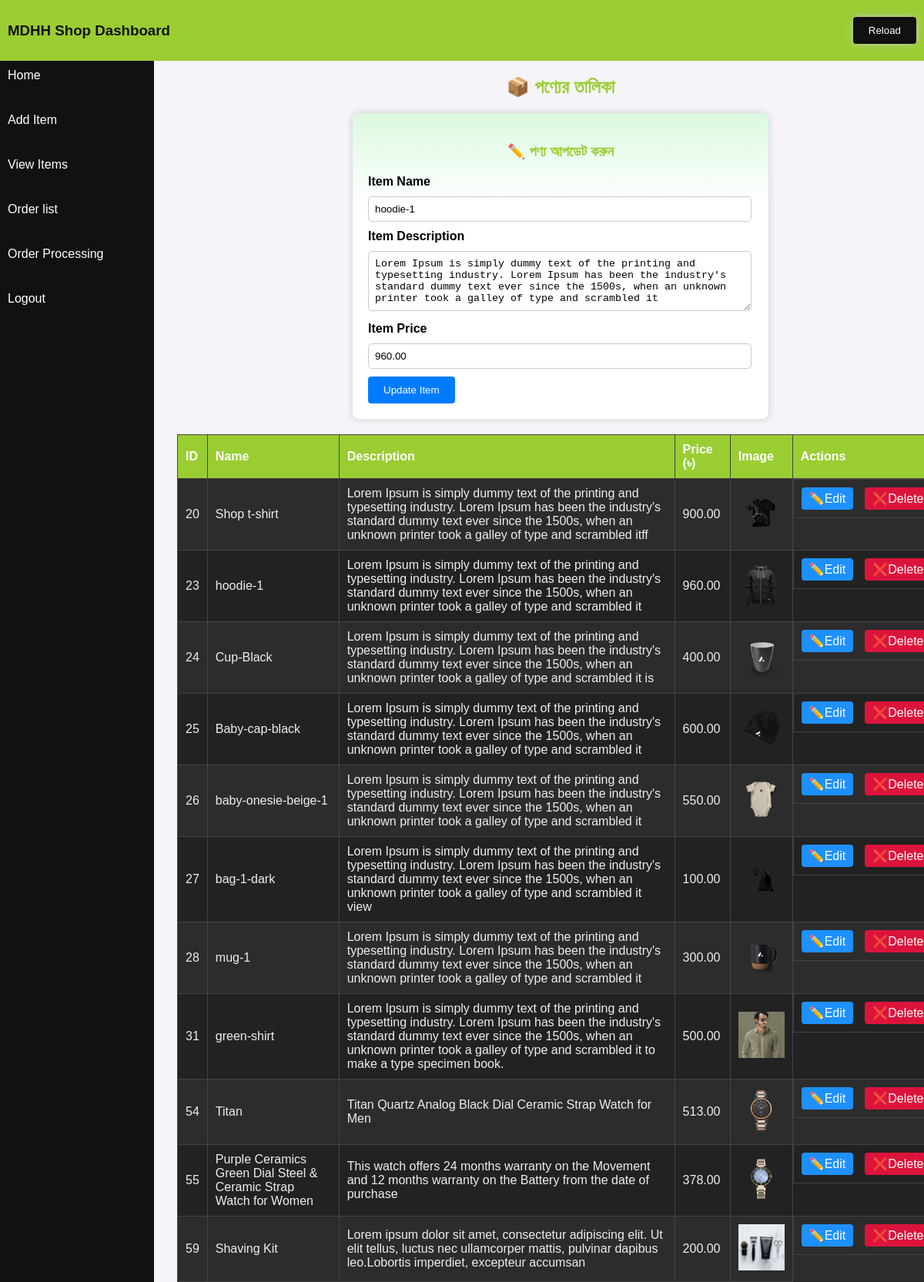
Page /backend/asset/view-item.php?edit=23 on the committed database.
### tables this page shows
CREATE TABLE `items` (
  `id` int(11) NOT NULL,
  `item_name` varchar(255) DEFAULT NULL,
  `item_description` text DEFAULT NULL,
  `item_price` decimal(10,2) DEFAULT NULL,
  `item_image` varchar(255) DEFAULT NULL
);

### backend/asset/view-item.php (the view, shortened to what this page needs)
<?php
include 'backend/connect.php';
$editItem = null;
if (isset($_GET['edit'])) {
    $editId = intval($_GET['edit']);
    $editResult = $conn->query("SELECT * FROM items WHERE id = $editId");
    if ($editResult->num_rows > 0) {
        $editItem = $editResult->fetch_assoc();
    }
}
?>
<!DOCTYPE html>
<html lang="bn">
<head>
</head>
<body>
<?php include_once 'backend/asset/header.php'; ?>
<div class="d-flex">
    <?php include_once 'backend/asset/slidebar.php'; ?>
    <main>
        <h2 style="text-align:center;">📦 পণ্যের তালিকা</h2>
        <?php if ($editItem): ?>
        <form method="post">
            <h3>✏️ পণ্য আপডেট করুন</h3>
            <label>Item Name</label>
            <input type="text" name="item_name" value="<?= htmlspecialchars($editItem['item_name']) ?>" required>
            <label>Item Description</label>
            <textarea name="item_description" rows="4" required><?= htmlspecialchars($editItem['item_description']) ?></textarea>
            <label>Item Price</label>
            <input type="number" step="0.01" name="item_price" value="<?= $editItem['item_price'] ?>" required>
            <button type="submit" name="update">Update Item</button>
        </form>
        <?php endif; ?>
        <?php
        $result = $conn->query("SELECT * FROM items");
        if ($result->num_rows > 0):
        ?>
        <table>
            <tr>
                <th>ID</th>
                <th>Name</th>
                <th>Description</th>
                <th>Price (৳)</th>
                <th>Image</th>
                <th>Actions</th>
            </tr>
            <?php while ($row = $result->fetch_assoc()): ?>
            <tr>
                <td><?= $row['id'] ?></td>
                <td><?= htmlspecialchars($row['item_name']) ?></td>
                <td><?= htmlspecialchars($row['item_description']) ?></td>
                <td><?= number_format($row['item_price'], 2) ?></td>
                <td>
                    <?php if ($row['item_image']): ?>
                        <img src="http://localhost/frontend/all_iems/image/<?= htmlspecialchars($row['item_image']) ?>" alt="">
                    <?php else: ?>
                        No Image
                    <?php endif; ?>
                </td>
                <td class="actions">
                    <a class="edit-btn" href="?edit=<?= $row['id'] ?>">✏️Edit</a>
                    <a class="delete-btn" href="?delete=<?= $row['id'] ?>" onclick="return confirm('Are you sure you want to delete this item?')">❌Delete</a>
                </td>
            </tr>
            <?php endwhile; ?>
        </table>
        <?php else: ?>
            <p style="text-align:center;">❌ কোনো পণ্য পাওয়া যায়নি</p>
        <?php endif; ?>
    </main>
</div>
</body>
</html>

### backend/asset/view-item.php (style rules this page uses)
body { background: #f5f5f5; font-family: Arial; color: #eee; }
form { background: linear-gradient(180deg, #DCF9E0 0%, #FFFFFF 30.21%); box-shadow: 0px 187px 75px rgba(0, 0, 0, 0.01), 0px 105px 63px rgba(0, 0, 0, 0.05), 0px 47px 47px rgba(0, 0, 0, 0.09), 0px 12px 26px rgba(0, 0, 0, 0.1), 0px 0px 0px rgba(0, 0, 0, 0.1); padding: 20px; margin: 20px auto; border-radius: 8px; max-width: 500px; box-shadow: 0 0 10px #ccc; }
label { color: #000; font-weight: bold; }
input, textarea { width: 96%; margin: 10px 0; padding: 8px; border: 1px solid #ccc; border-radius: 5px; }
button { background-color: #007BFF; color: white; border: none; padding: 10px 20px; cursor: pointer; border-radius: 4px; }
table { width: 83vw; border-collapse: collapse; background: #222; }
th, td { padding: 10px; border: 1px solid #444; text-align: left; }
th { background: yellowgreen; color: #fff; }
tr:nth-child(even) { background: #2c2c2c; }
img { max-width: 60px; }
.actions { display: flex; gap: 10px; }
.actions a { padding: 5px 10px; margin-right: 5px; border-radius: 4px; text-decoration: none; color: white; }
.edit-btn { background: dodgerblue; }
.delete-btn { background: crimson; }
h2,h3 { text-align: center; color: yellowgreen; }

### backend/asset/header.php (style rules this page uses)
body { margin: 0; padding: 0; }

### backend/asset/slidebar.php (style rules this page uses)
body { margin: 0; padding: 0; font-family: Arial, sans-serif; background-color: #f4f4f9; }
.d-flex { display: flex; }

### rows in the picture
items: item_name "hoodie-1", item_description "Lorem Ipsum is simply dummy text of the printing and typesetting industry. Lorem Ipsum has been the industry's standard dummy text ever since the 1500s, when an unknown printer took a galley of type and scrambled it", item_price "960.00", id "23", item_image (picture)
items: id "20", item_name "Shop t-shirt", item_description "Lorem Ipsum is simply dummy text of the printing and typesetting industry. Lorem Ipsum has been the industry's standard dummy text ever since the 1500s, when an unknown printer took a galley of type and scrambled itff", item_price "900.00", item_image (picture)
items: id "24", item_name "Cup-Black", item_description "Lorem Ipsum is simply dummy text of the printing and typesetting industry. Lorem Ipsum has been the industry's standard dummy text ever since the 1500s, when an unknown printer took a galley of type and scrambled it is", item_price "400.00", item_image (picture)
items: id "25", item_name "Baby-cap-black", item_description "Lorem Ipsum is simply dummy text of the printing and typesetting industry. Lorem Ipsum has been the industry's standard dummy text ever since the 1500s, when an unknown printer took a galley of type and scrambled it", item_price "600.00", item_image (picture)
items: id "26", item_name "baby-onesie-beige-1", item_description "Lorem Ipsum is simply dummy text of the printing and typesetting industry. Lorem Ipsum has been the industry's standard dummy text ever since the 1500s, when an unknown printer took a galley of type and scrambled it", item_price "550.00", item_image (picture)
items: id "27", item_name "bag-1-dark", item_description "Lorem Ipsum is simply dummy text of the printing and typesetting industry. Lorem Ipsum has been the industry's standard dummy text ever since the 1500s, when an unknown printer took a galley of type and scrambled it view", item_price "100.00", item_image (picture)
items: id "28", item_name "mug-1", item_description "Lorem Ipsum is simply dummy text of the printing and typesetting industry. Lorem Ipsum has been the industry's standard dummy text ever since the 1500s, when an unknown printer took a galley of type and scrambled it", item_price "300.00", item_image (picture)
items: id "31", item_name "green-shirt", item_description "Lorem Ipsum is simply dummy text of the printing and typesetting industry. Lorem Ipsum has been the industry's standard dummy text ever since the 1500s, when an unknown printer took a galley of type and scrambled it to make a type specimen book.", item_price "500.00", item_image (picture)
items: id "54", item_name "Titan", item_description "Titan Quartz Analog Black Dial Ceramic Strap Watch for Men", item_price "513.00", item_image (picture)
items: id "55", item_name "Purple Ceramics Green Dial Steel & Ceramic Strap Watch for Women", item_description "This watch offers 24 months warranty on the Movement and 12 months warranty on the Battery from the date of purchase", item_price "378.00", item_image (picture)
items: id "59", item_name "Shaving Kit", item_description "Lorem ipsum dolor sit amet, consectetur adipiscing elit. Ut elit tellus, luctus nec ullamcorper mattis, pulvinar dapibus leo.Lobortis imperdiet, excepteur accumsan", item_price "200.00", item_image (picture)
